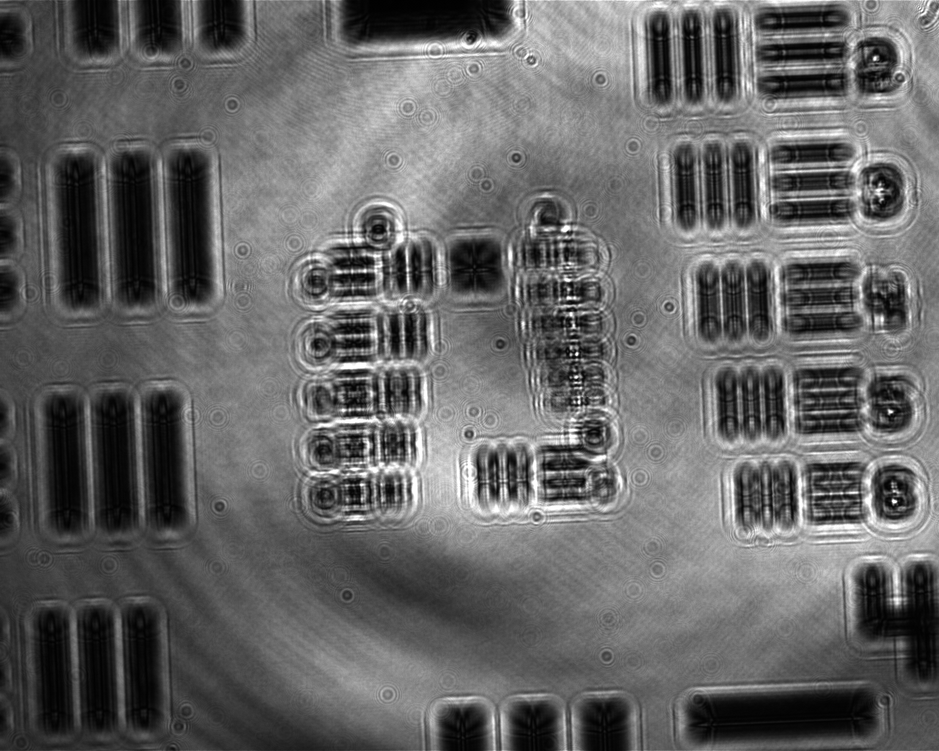
#> input picture images/laserTarget_8.tif, 939 x 751 px, shrunk from 1280 x 1024 before the run
$ jupyter execute --allow-errors Digital_Refocus.ipynb   (shell and % lines are left out)   (older library calls are emulated)
#> lines starting #> are read from the running program, lines starting #| are printed output that depends on the picture
### myfunctions.py
# Functions
def rgb2gray(rgb):
    import numpy as np
    return np.dot(rgb[...,:3], [0.299, 0.587, 0.114])

# [6 lines left out: function contrast, not called in this run]

def propagate(ein, lmda, z, ps):
    import numpy as np
    # Digitally refocuses a complex field a given distance, z.
    # (ref pg 67,J Goodman, Introduction to Fourier Optics)
    #inputs:
    #         ein    - complex field at input plane
    #         lmda   - wavelength of light [um]
    #         z      - vector of propagation distances [um]
    #         ps     - pixel size [um]
    [m,n]=ein.shape; M = m; N= n;

    eout = np.zeros([m,n,z.shape[0]])*1j;
    f_metric = np.zeros([z.shape[0]])*1j;
    Hout = np.zeros([m,n,z.shape[0]])*1j;

    # Spatial Sampling
    [x,y]=np.meshgrid(np.arange(-n/2, n/2), np.arange(-m/2, m/2));
    fx=(x/(ps*M));    #frequency space width [1/m]
    fy=(y/(ps*N));    #frequency space height [1/m]
    fx2fy2 = fx**2 + fy**2;

    # Padding value
    ein_pad = ein;
    E0fft = np.fft.fftshift(np.fft.fft2(ein_pad));
    mask = 1;

    for z_ind in range(0,z.shape[0]):
        H  = np.exp(-1j*np.pi*lmda*z[z_ind]*fx2fy2);
        Eout_pad=np.fft.ifft2(np.fft.ifftshift(E0fft*H*mask));
        f_metric[z_ind] = np.linalg.norm(np.real(H)*2*np.real(H)*E0fft,1)
        eout[:,:,z_ind]=Eout_pad
        Hout[:,:,z_ind]=H.copy()


    return(eout, Hout, f_metric)


def interactive_slider(image, title):
    # Makes an interactive slider
    from ipywidgets import widgets
    import matplotlib.pyplot as plt            # For making figures
    def slice_through_images(image):
        def slice_step(i_step):
            fig, axes = plt.subplots(figsize=(10, 5))
            axes.imshow(image[:,:,i_step], cmap='gray')
            plt.title(title)
            plt.colorbar
            plt.show()
        return slice_step
    stepper = slice_through_images(image)
    widgets.interact(stepper, i_step=(0, image.shape[2]-1))


def imshowAnim(myimage, zs, niter, imsize):
    # Function to generate animated video

    import matplotlib.pyplot as plt            # For making figures
    import numpy as np                         # Standard NumPy library
    from matplotlib import animation, rc       # Used for inline animations
    from IPython.display import HTML           # Used for inline animations


    fig = plt.figure();
    fig=plt.figure(figsize=(imsize, imsize), dpi= 100, facecolor='w', edgecolor='k');
    a = (myimage[:,:,0]);
    im=plt.imshow(np.abs(myimage[:,:,0]), extent=[0, 1, 0, 1], vmin=np.min(myimage[:,:,0]), vmax=np.max(myimage[:,:,0]));
    ttl = plt.title(('Image # %s'%(1)));
    plt.axis('off');
    plt.close();

    def init():
        im.set_data(np.abs(myimage[:,:,0]));
        return [im]

    # animation function.  This is called sequentially
    # [7 lines left out: function animate, not called in this run]


    # call the animator. blit=True means only re-draw the parts that have changed.
    anim = animation.FuncAnimation(fig, animate, init_func=init,
                                   frames=niter, interval=200);

    return(HTML(anim.to_html5_video()));

# [36 lines left out: function imshowAnim_edit, not called in this run]

### Digital_Refocus.ipynb
# Digital Holographic Refocusing
Written by Kristina Monakhova for BioE168 Fall 2017

Simple digital refocusing using a Fresnel Kernel based on Goodman's Fourier Optics.  You can specify the image path, system parameters, and the desired defocus distance.  This script will refocus the image for you and show you an animation of the refocusing. There are two different modes to run this simulation:  Experimental or Simulated.

#### Experimental:
Place your defocused image in the images folder and change 'image_path' to link to your image.  Change 'focused_path' to link to your focused image for comparison.  Change the system parameters to match your microscope setup. Change 'z_defocus_guess' to match how much you think your image is defocused (um). The simulation will refocus your image by z_defocus_guess, show a focus metric based on an L1 norm, and play an animation showing your defocused image coming into focus

#### Simulated:
Place an image that you would like to propagate in the images folder and link to your image in 'simulated_image_path'.  Change 'z_defocus_guess' to the amount (um) that you would like to defocus by.  The simualation will propgate your desired image by this amount and show an animation of this propagation.

### Initializations

[cell 1]
import numpy as np                         # Numpy
import matplotlib.pyplot as plt            # For making figures
import numpy.fft as fft                    # FFTs
from scipy import misc
from scipy import ndimage
import myfunctions as mf                   # Custom functions

### Options

[cell 2]
# Define Image paths:
image_path = 'images/laserTarget_8.tif'
focused_path = 'images/laserTarget_0.tif'
simulated_image_path = 'images/testdog.png'

# Options
mode = 'Experimental'          # Modes: 'Simulated' or 'Experimental'
determine_best_focus = False    # Find the best focal plane

# System parameters
d_pix = 5.4             # um/pixel (on camera sensor)
M = 8.0                 # System magnification
dx = d_pix/M            # um/pixel with magnification
lmda = 0.530            # wavelength of light (um)
k = 2.0*np.pi/lmda      # wave number
z_defocus_guess = 317.0 # defocus (um)
zs = np.zeros(1); zs[0] = z_defocus_guess

### Read in Files and Digitally Refocus

[cell 3]
# Read in Images
if mode == 'Experimental':
    image = mf.rgb2gray(np.double(misc.imread(image_path)))            # Read in defocused image
    i_focused = mf.rgb2gray(np.double(misc.imread(focused_path)))      # Read in focused image
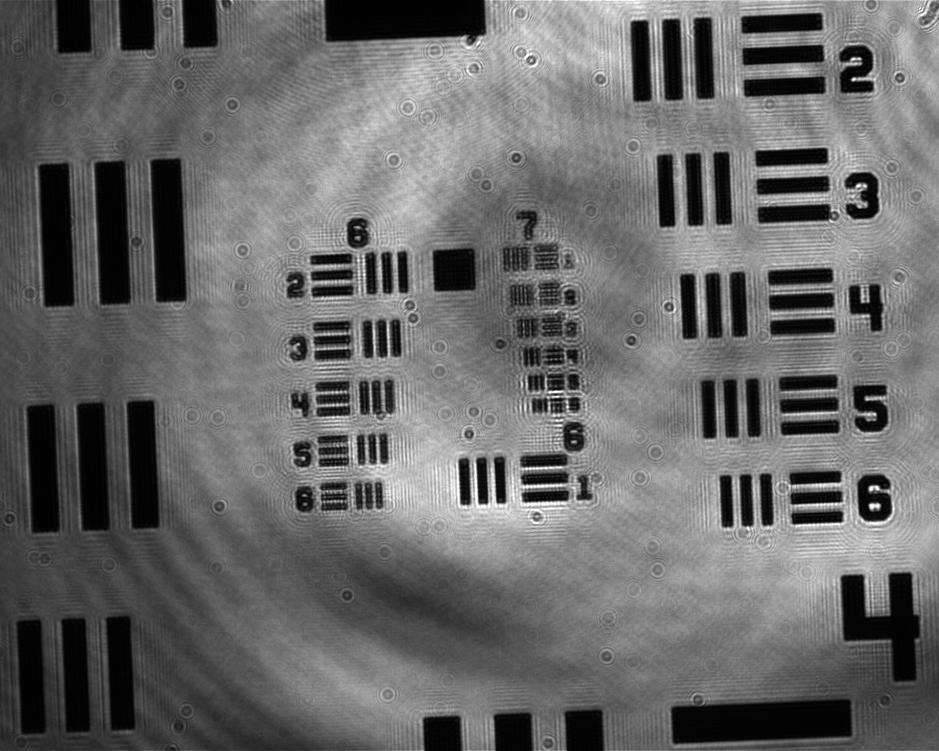
#> input picture images/laserTarget_0.tif, 939 x 751 px, shrunk from 1280 x 1024 before the run

    # Crop image to square
    N_size = image.shape[0]; x1 = 0; y1 = 0;                           # Starting index for image cropping
#> after `N_size = image.shape[0]`: N_size = 751
    i_crop = image[x1:x1+N_size,y1:y1+N_size]
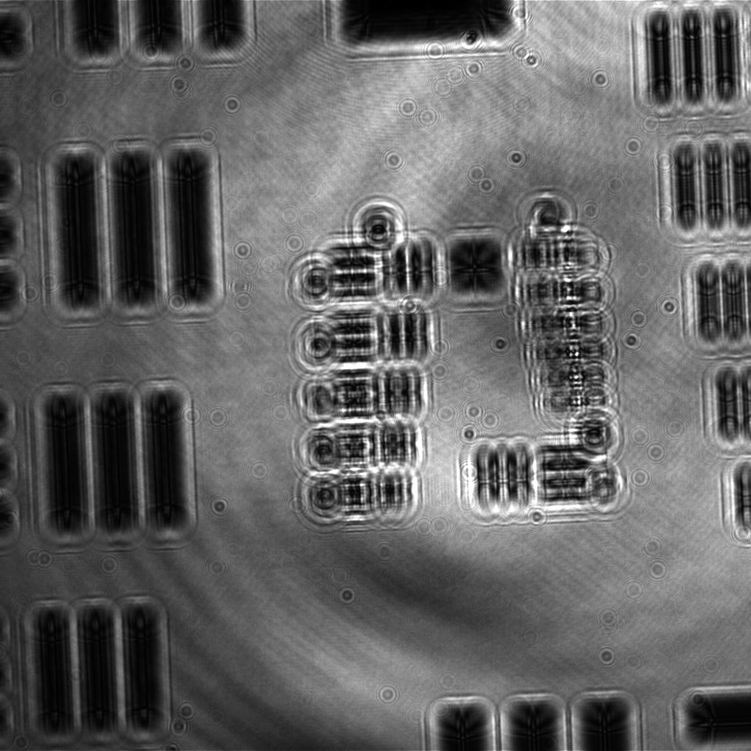
#> i_crop: shape (751, 751) float64; min 0, max 255, mean 99.1
    i_fcrop = i_focused[x1:x1+N_size,y1:y1+N_size]
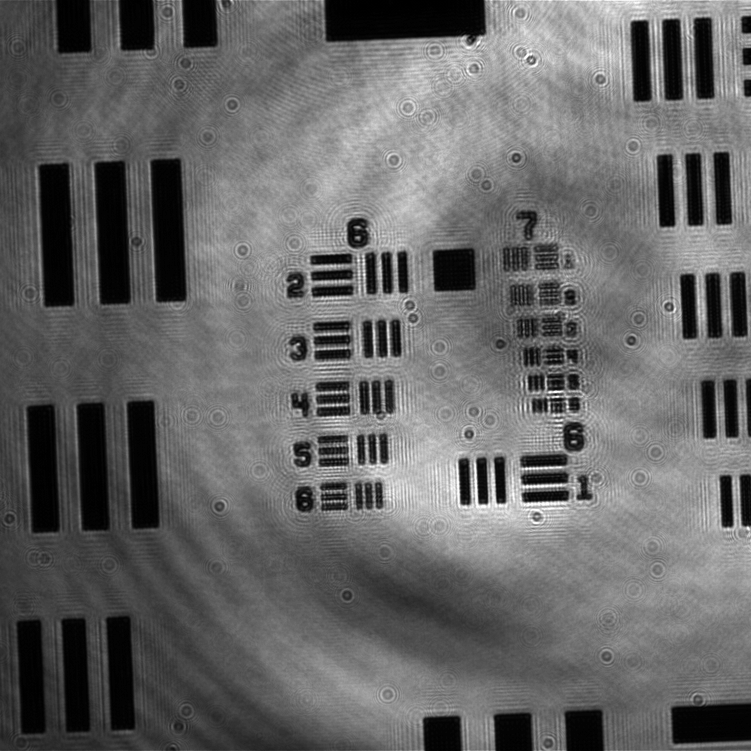
#> i_fcrop: shape (751, 751) float64; min 0, max 255, mean 102.2

    g_in = np.sqrt(i_crop)                                             # complex field is the sqrt of the image
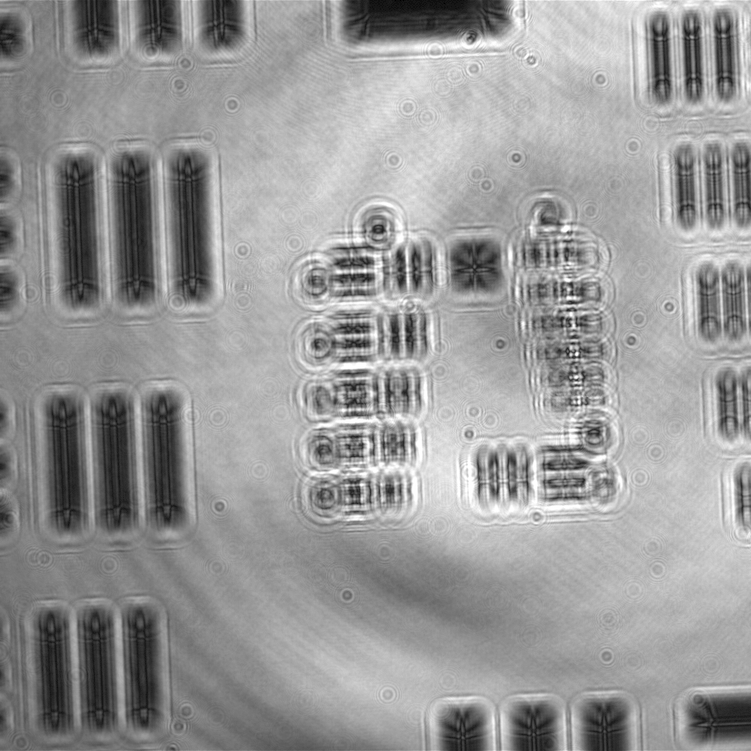
#> g_in: shape (751, 751) float64; min 0, max 15.97, mean 9.54; drawn with min black and max white
    [g_out,H, f_metric] = mf.propagate(g_in, lmda, zs, dx)             # Propagate field

    # Plot results
    f, axs = plt.subplots(2,2,figsize=(15,10))
    plt.subplot(2,2,1); plt.imshow(i_crop, cmap='gray');
    plt.title('Defocused Image');
    plt.subplot(2,2,2); plt.imshow(np.abs(g_out[:,:,0]), cmap='gray');
    plt.title('Digitally Refocused Image');
    plt.subplot(2,2,3); plt.imshow(i_fcrop, cmap='gray');
    plt.title('Manually Focused Image');
    plt.subplot(2,2,4); plt.imshow(np.abs(np.angle(H[:,:,0])), cmap='gray');
    plt.title('Fresnel Kernel');

elif mode == 'Simulated':
    g_in = mf.rgb2gray(np.double(misc.imread(simulated_image_path)))   # Read in image
    [g_out,H, f_metric] = mf.propagate(g_in, lmda, zs, dx)             # Propagate field by zs

    # Plot results
    f, axs = plt.subplots(1,2,figsize=(15,10))
    plt.subplot(1,2,1); plt.imshow(g_in, cmap='gray');
    plt.title('Original Field');
    plt.subplot(1,2,2); plt.imshow(np.abs(g_out[:,:,0]), cmap='gray');
    plt.title('Propagated Field');
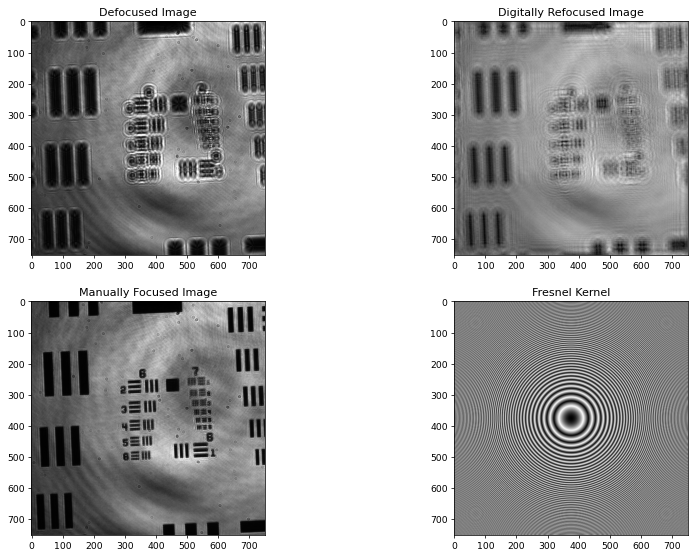
#> figure drawn by matplotlib, 4 panels

[cell 4]
# Sweep different focus distances to determine the best focus
if determine_best_focus == True:

    zs = np.arange(z_defocus_guess-15, z_defocus_guess+15, 1)
    [g_out,H, f_metric] = mf.propagate(g_in, lmda, zs, dx)

    plt.plot(zs, np.abs(f_metric)/np.max(np.abs(f_metric)));
    plt.title('Focus Metric');
    plt.xlabel('Decfocus distance (um)');

    z_focus = zs[np.argmax(f_metric)]
    print('The best focus distance is: ', z_focus)

## Play animation showing defocus

[cell 5]
dz = 5.0                                                  # Step size for z sweep
zs = np.arange(0.0, z_defocus_guess, dz)                  # z distances for animation
[g_out,H, f_metric] = mf.propagate(g_in, lmda, zs, dx)    # Propagate field
mf.interactive_slider(np.abs(g_out), 'Fresnel')           # Make interactie slider
#> the sliders are set to i_step = 31
#> in slice_step, `plt.show()`:
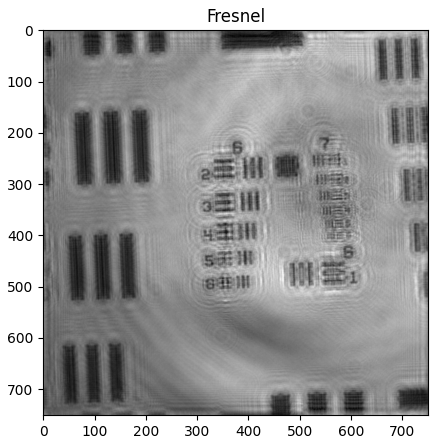
#> figure drawn by matplotlib, 1 panel

#> (a cell that did not finish here is left out)
